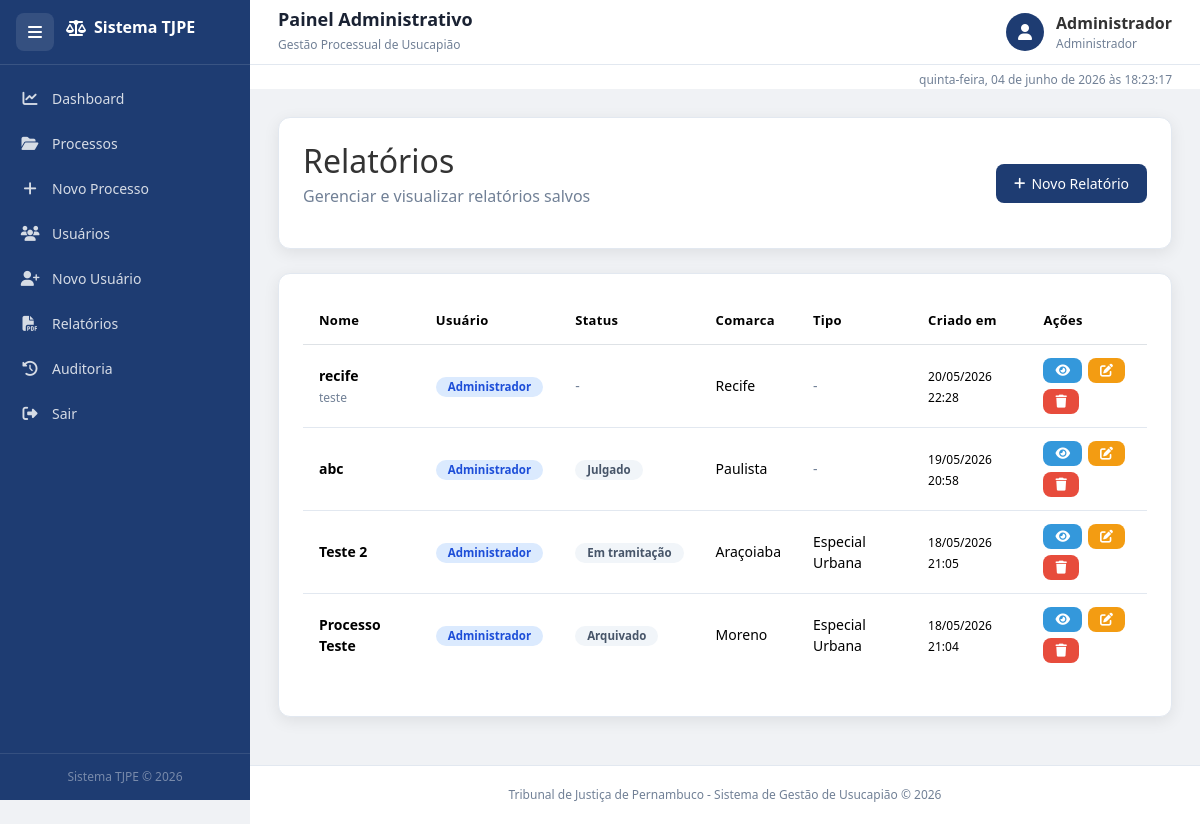
Page /relatorios (signed in) on the committed database.
### tables this page shows
CREATE TABLE relatorios (
        id INTEGER PRIMARY KEY AUTOINCREMENT,
        usuario_id INTEGER NOT NULL,
        nome TEXT NOT NULL,
        descricao TEXT,
        status TEXT,
        comarca TEXT,
        tipo_usucapiao TEXT,
        data_criacao TEXT,
        data_atualizacao TEXT,
        FOREIGN KEY(usuario_id) REFERENCES usuarios(id)
    );

CREATE TABLE usuarios (
        id INTEGER PRIMARY KEY AUTOINCREMENT,
        nome TEXT NOT NULL,
        email TEXT UNIQUE NOT NULL,
        senha TEXT NOT NULL,
        perfil TEXT NOT NULL
    );

### projeto_tj.py (the view)
@app.route("/relatorios")
@login_required
def relatorios():
    conn = get_db_connection()
    usuario_id = session["usuario_id"]
    perfil = session["perfil"]
    if perfil == "Administrador":
        relatorios_list = conn.execute(
            "SELECT r.*, u.nome as usuario_nome FROM relatorios r JOIN usuarios u ON r.usuario_id = u.id ORDER BY r.data_atualizacao DESC"
        ).fetchall()
    else:
        relatorios_list = conn.execute(
            "SELECT r.*, u.nome as usuario_nome FROM relatorios r JOIN usuarios u ON r.usuario_id = u.id WHERE r.usuario_id = ? ORDER BY r.data_atualizacao DESC",
            (usuario_id,)
        ).fetchall()
    conn.close()
    return render_template(
        "relatorios_lista.html",
        relatorios=relatorios_list
    )

### projeto_tj.py (called while the page is built, shortened)
def get_db_connection():
    conn = sqlite3.connect(DATABASE)
    conn.row_factory = sqlite3.Row
    return conn

def login_required(f):
    @wraps(f)
    def decorated_function(*args, **kwargs):
        return f(*args, **kwargs)
    return decorated_function

### templates/relatorios_lista.html (shortened to what this page needs)
{% extends 'base.html' %}
{% block content %}
<div class="fade-in">
    <div class="card-box mb-4">
        <div class="d-flex justify-content-between align-items-center flex-wrap">
            <div>
                <h2 class="mb-1">Relatórios</h2>
                <p class="text-muted">Gerenciar e visualizar relatórios salvos</p>
            </div>
            <div>
                <a href="/relatorio/novo" class="btn btn-primary">
                    <i class="fas fa-plus"></i> Novo Relatório
                </a>
            </div>
        </div>
    </div>
    <div class="card-box">
        <div class="table-responsive">
            <table class="table table-hover align-middle">
                <thead>
                    <tr>
                        <th>Nome</th>
                        <th>Usuário</th>
                        <th>Status</th>
                        <th>Comarca</th>
                        <th>Tipo</th>
                        <th>Criado em</th>
                        <th>Ações</th>
                    </tr>
                </thead>
                <tbody>
                    {% if relatorios %}
                        {% for r in relatorios %}
                        <tr>
                            <td>
                                <strong>{{ r['nome'] }}</strong>
                                {% if r['descricao'] %}
                                    <br><small class="text-muted">{{ r['descricao'] }}</small>
                                {% endif %}
                            </td>
                            <td>
                                <span class="badge badge-info">{{ r['usuario_nome'] }}</span>
                            </td>
                            <td>
                                {% if r['status'] %}
                                    <span class="badge badge-secondary">{{ r['status'] }}</span>
                                {% else %}
                                    <span class="text-muted">-</span>
                                {% endif %}
                            </td>
                            <td>
                                {% if r['comarca'] %}
                                    {{ r['comarca'] }}
                                {% else %}
                                    <span class="text-muted">-</span>
                                {% endif %}
                            </td>
                            <td>
                                {% if r['tipo_usucapiao'] %}
                                    {{ r['tipo_usucapiao'] }}
                                {% else %}
                                    <span class="text-muted">-</span>
                                {% endif %}
                            </td>
                            <td>
                                <small>{{ r['data_criacao'] }}</small>
                            </td>
                            <td>
                                <div class="action-buttons">
                                    <a href="/relatorio/visualizar/{{ r['id'] }}" class="btn btn-sm btn-info" title="Visualizar">
                                        <i class="fas fa-eye"></i>
                                    </a>
                                    {% if session.perfil == 'Administrador' or session.usuario_id == r['usuario_id'] %}
                                        <a href="/relatorio/editar/{{ r['id'] }}" class="btn btn-sm btn-warning" title="Editar">
                                            <i class="fas fa-edit"></i>
                                        </a>
                                        <a href="/relatorio/excluir/{{ r['id'] }}" class="btn btn-sm btn-danger"
                                           onclick="return confirm('Confirma exclusão?')" title="Excluir">
                                            <i class="fas fa-trash"></i>
                                        </a>
                                    {% endif %}
                                </div>
                            </td>
                        </tr>
                        {% endfor %}
                    {% endif %}
                </tbody>
            </table>
        </div>
    </div>
</div>
{% endblock %}

### static/css/style.css (style rules this page uses)
*, *::before, *::after { box-sizing: border-box; margin: 0; padding: 0; }
html, body { height: 100%; font-family: "Segoe UI", Tahoma, Geneva, Verdana, sans-serif; background: #f0f2f5; color: #333; overflow-x: hidden; scroll-behavior: smooth; }
:root { --sidebar-w: 250px; --sidebar-collapsed: 72px; --topbar-h: 65px; --azul: #1e3c72; --azul2: #2a5298; --azul3: #3a6abf; --branco: #ffffff; --cinza-bg: #f0f2f5; --borda: #e2e8f0; --texto: #1a2233; --texto2: #4a5568; --texto3: #718096; --verde: #2ecc71; --vermelho: #e74c3c; --laranja: #f39c12; --azul-info: #3498db; --radius: 12px; --shadow: 0 4px 16px rgba(0,0,0,0.08); --transition: 0.28s ease; }
.card-box { background: var(--branco); border-radius: var(--radius); box-shadow: var(--shadow); padding: 24px; margin-bottom: 20px; border: 1px solid var(--borda); }
.table { width: 100%; border-collapse: collapse; }
.table thead { background: var(--azul); color: #fff; }
.table thead th { padding: 13px 16px; font-size: 13px; font-weight: 600; letter-spacing: .3px; }
.table tbody td { padding: 13px 16px; border-bottom: 1px solid var(--borda); font-size: 14px; vertical-align: middle; }
.table tbody tr:last-child td { border-bottom: none; }
.badge { display: inline-block; padding: 4px 12px; border-radius: 20px; font-size: 11.5px; font-weight: 600; white-space: nowrap; }
.bg-info, .badge-info { background: #dbeafe !important; color: #1d4ed8 !important; }
.bg-secondary,.badge-secondary { background: #f1f5f9 !important; color: #475569 !important; }
.btn { display: inline-flex; align-items: center; gap: 6px; padding: 9px 18px; border-radius: 8px; font-size: 14px; font-weight: 500; border: none; cursor: pointer; text-decoration: none; transition: all 0.18s; white-space: nowrap; }
.btn-sm { padding: 6px 12px; font-size: 13px; }
.btn-primary { background: var(--azul); color: #fff; }
.btn-danger { background: var(--vermelho); color: #fff; }
.btn-warning { background: var(--laranja); color: #fff; }
.btn-info { background: var(--azul-info);color: #fff; }
.btn i { font-size: 13px; }
.fade-in { animation: fadeIn .4s ease; }
.d-flex { display: flex; }
.align-items-center { align-items: center; }
.justify-content-between { justify-content: space-between; }
.flex-wrap { flex-wrap: wrap; }
.mb-1 { margin-bottom: 4px; }
.mb-4 { margin-bottom: 16px; }
.text-muted { color: var(--texto3) !important; }
.table-responsive { overflow-x: auto; }
.table-hover tbody tr { cursor: default; }
.align-middle td { vertical-align: middle; }
strong { font-weight: 600; }
small { font-size: 12px; }
.action-buttons { display: flex; gap: 6px; flex-wrap: wrap; }

### rows in the picture
relatorios: nome "recife", descricao "teste", usuario_nome "Administrador", comarca "Recife", data_criacao "20/05/2026 22:28"
relatorios: nome "abc", usuario_nome "Administrador", status "Julgado", comarca "Paulista", data_criacao "19/05/2026 20:58"
relatorios: nome "Teste 2", usuario_nome "Administrador", status "Em tramitação", comarca "Araçoiaba", tipo_usucapiao "Especial Urbana", data_criacao "18/05/2026 21:05"
relatorios: nome "Processo Teste", usuario_nome "Administrador", status "Arquivado", comarca "Moreno", tipo_usucapiao "Especial Urbana", data_criacao "18/05/2026 21:04"

### other values in the picture
{{ session.get('usuario_nome', 'Usuário') }} "Administrador"
{{ session.get('perfil', 'Perfil') }} "Administrador"
